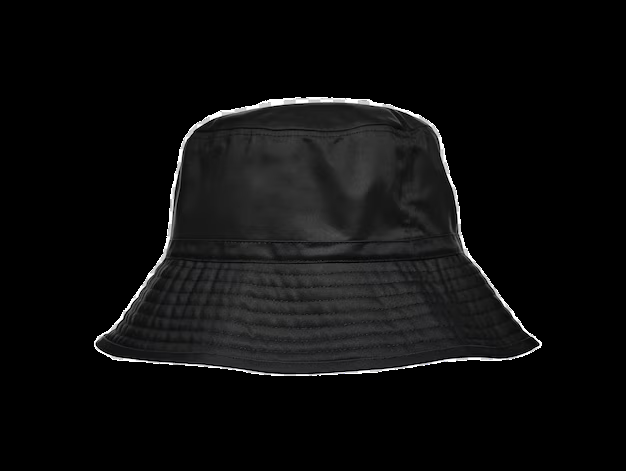
#> input picture cappello.png, 626 x 471 px
$ python effects.py
#> lines starting #> are read from the running program, lines starting #| are printed output that depends on the picture
import cv2
import numpy as np
import os

face_cascade = cv2.CascadeClassifier(cv2.data.haarcascades + 'haarcascade_frontalface_default.xml')
eye_cascade = cv2.CascadeClassifier(cv2.data.haarcascades + 'haarcascade_eye.xml')

def carica_asset(path):
#> called with path = 'cappello.png'
    if os.path.exists(path):
        return cv2.imread(path, cv2.IMREAD_UNCHANGED)
#> returned value is the input picture: shape (471, 626, 4); mean B, G, R, A 13.5, 13.4, 13.4, 69.8
    return None

cappello_img = carica_asset("cappello.png")
occhiali_img = carica_asset("occhiali.png")
#> call 2 of carica_asset, with path = 'occhiali.png'
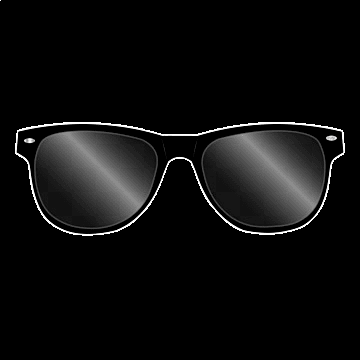
#> input picture occhiali.png, 360 x 360 px
#> in carica_asset, returned value is the input picture: shape (360, 360, 4); mean B, G, R, A 14, 14, 14, 51.3
barba_img = carica_asset("barba.png")
#> call 3 of carica_asset, with path = 'barba.png'
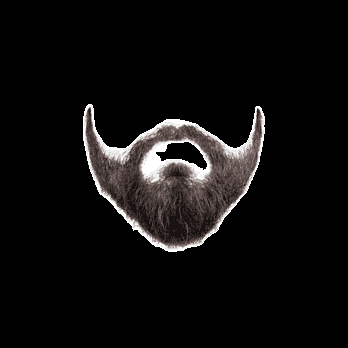
#> input picture barba.png, 348 x 348 px
#> in carica_asset, returned value is the input picture: shape (348, 348, 4); mean B, G, R, A 13.5, 13.7, 15, 25.7

# [98 lines left out: functions sovrapponi_png, render_frame, not called in this run]
